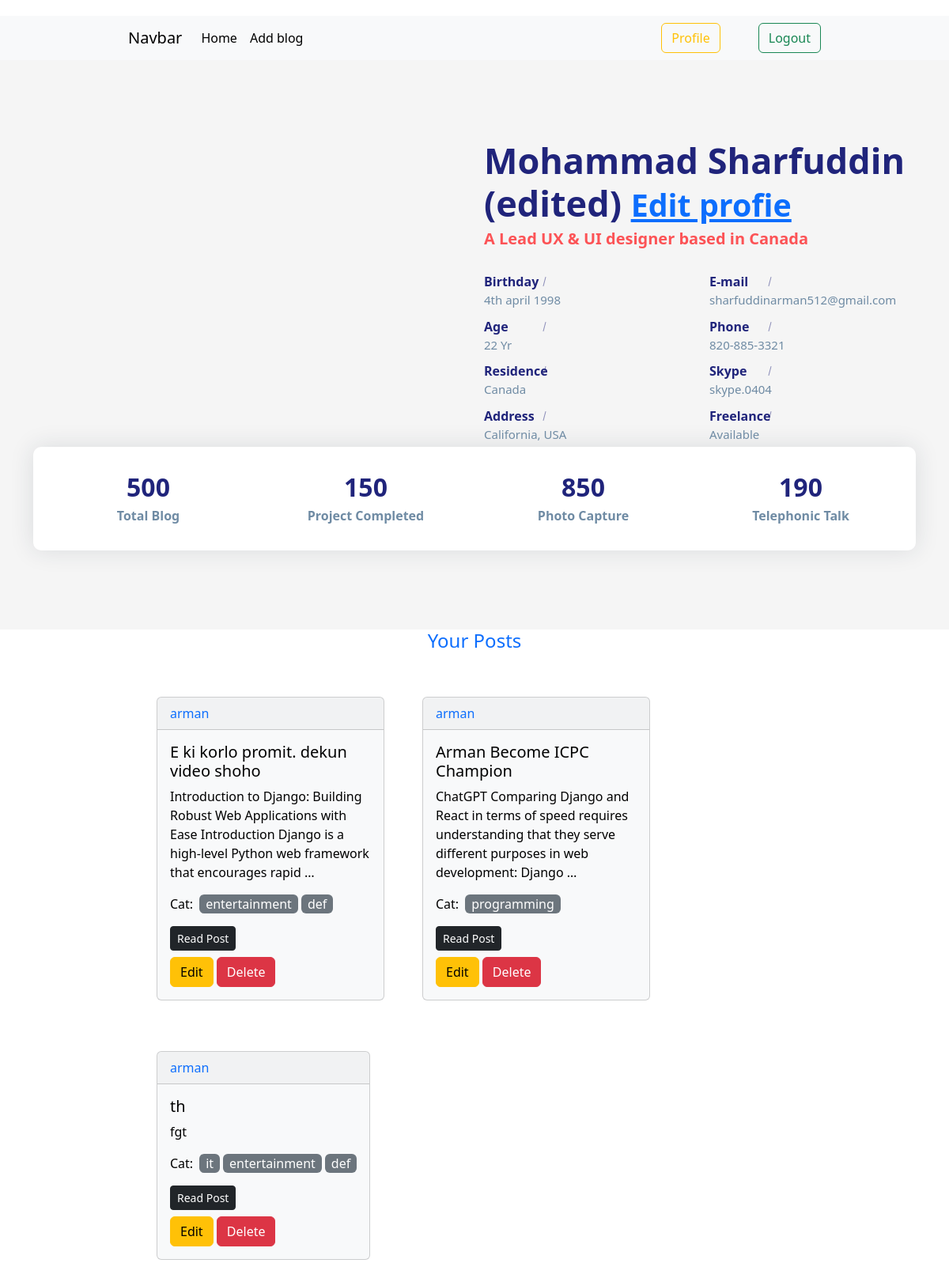
The app's page /author/profile/ (signed in) with its own data.
### post/models.py (models this page shows, shortened)
class Post(models.Model):
    title = models.CharField(max_length=50)
    content = models.TextField()
    catagory = models.ManyToManyField(Catagory)
    author = models.ForeignKey(User,on_delete=models.CASCADE)
    image = models.ImageField(upload_to='post/media/uploads/',blank=True,null=True)
    published_date = models.DateField(default=datetime.datetime.now())

### catagory/models.py (models this page shows, shortened)
class Catagory(models.Model):
    name=models.CharField(max_length=50)
    slug=models.SlugField(max_length=100,blank=True,null=True)

### author/views.py (the view)
# urls.py: path('profile/', views.userprofile, name='profile'),
def userprofile(request):
    posts = Post.objects.filter(author = request.user)
    return render(request,'profile.html',{'posts': posts})

### author/templates/profile.html (shortened to what this page needs)
{% extends "base.html" %}\ {% load static %} {% block content %} {% load crispy_forms_tags %}
<link rel="stylesheet" href="{% static 'author/profile.css' %}">
<section class="section about-section gray-bg" id="about">
  <div class="container">
      <div class="row align-items-center flex-row-reverse">
          <div class="col-lg-6">
              <div class="about-text go-to">
                  <h3 class="dark-color">{{request.user.first_name}} {{request.user.last_name}} <a href="{% url "editprofile" %}"> <small>Edit profie</small></a></h3>
                  <h6 class="theme-color lead">A Lead UX &amp; UI designer based in Canada</h6>
                  <div class="row about-list">
                      <div class="col-md-6">
                          <div class="media">
                              <label>Birthday</label>
                              <p>4th april 1998</p>
                          </div>
                          <div class="media">
                              <label>Age</label>
                              <p>22 Yr</p>
                          </div>
                          <div class="media">
                              <label>Residence</label>
                              <p>Canada</p>
                          </div>
                          <div class="media">
                              <label>Address</label>
                              <p>California, USA</p>
                          </div>
                      </div>
                      <div class="col-md-6">
                          <div class="media">
                              <label>E-mail</label>
                              <p>{{request.user.email}}</p>
                          </div>
                          <div class="media">
                              <label>Phone</label>
                              <p>820-885-3321</p>
                          </div>
                          <div class="media">
                              <label>Skype</label>
                              <p>skype.0404</p>
                          </div>
                          <div class="media">
                              <label>Freelance</label>
                              <p>Available</p>
                          </div>
                      </div>
                  </div>
              </div>
          </div>
          <div class="col-lg-6">
              <div class="about-avatar">
              </div>
          </div>
      </div>
      <div class="counter">
          <div class="row">
              <div class="col-6 col-lg-3">
                  <div class="count-data text-center">
                      <h6 class="count h2" data-to="500" data-speed="500">500</h6>
                      <p class="m-0px font-w-600">Total Blog</p>
                  </div>
              </div>
              <div class="col-6 col-lg-3">
                  <div class="count-data text-center">
                      <h6 class="count h2" data-to="150" data-speed="150">150</h6>
                      <p class="m-0px font-w-600">Project Completed</p>
                  </div>
              </div>
              <div class="col-6 col-lg-3">
                  <div class="count-data text-center">
                      <h6 class="count h2" data-to="850" data-speed="850">850</h6>
                      <p class="m-0px font-w-600">Photo Capture</p>
                  </div>
              </div>
              <div class="col-6 col-lg-3">
                  <div class="count-data text-center">
                      <h6 class="count h2" data-to="190" data-speed="190">190</h6>
                      <p class="m-0px font-w-600">Telephonic Talk</p>
                  </div>
              </div>
          </div>
      </div>
  </div>
</section>
<h4 class='text-center text-primary'>Your Posts</h4>
<div class="d-flex flex-wrap w-75 m-auto gap-5 p-5">
  {% for post in posts %}
  <div class="card text-bg-light mb-3" style="max-width: 18rem">
    <div class="card-header text-primary">{{post.author}}</div>
    <div class="card-body">
      <h5 class="card-title">{{post.title}}</h5>
      <p class="card-text">{{post.content | truncatewords:20}}</p>
      <div class="catagory d-flex gap-2">
        <p>Cat:</p>
        <div class="d-flex flex-wrap gap-1">
            {% for cat in post.catagory.all %}
            <p class="text-bg-secondary px-2 rounded">{{cat.name}}</p>
            {% endfor %}
        </div>
      </div>
      <button class="btn btn-dark btn-sm mb-2">Read Post</button>
      <br />
      {% if post.author == request.user %}
      <a class="btn btn-warning" href="{% url "edit" post.id %}" >
        Edit
      </a>
      <a class="btn btn-danger" href="{% url "delete" post.id %}">Delete</a>
      {% endif %}
    </div>
  </div>
  {% endfor %}
</div>
{% endblock content %}

### author/static/author/profile.css (style rules this page uses)
body { color: #6F8BA4; margin-top: 20px; }
.section { padding: 100px 0; position: relative; }
.gray-bg { background-color: #f5f5f5; }
.about-text h3 { font-size: 45px; font-weight: 700; margin: 0 0 6px; }
.about-text h6 { font-weight: 600; margin-bottom: 15px; }
.about-text p { font-size: 18px; max-width: 450px; }
.about-list { padding-top: 10px; }
.about-list .media { padding: 5px 0; }
.about-list label { color: #20247b; font-weight: 600; width: 88px; margin: 0; position: relative; }
.about-list label:after { content: ""; position: absolute; top: 0; bottom: 0; right: 11px; width: 1px; height: 12px; background: #20247b; -moz-transform: rotate(15deg); -o-transform: rotate(15deg); -ms-transform: rotate(15deg); -webkit-transform: rotate(15deg); transform: rotate(15deg); margin: auto; opacity: 0.5; }
.about-list p { margin: 0; font-size: 15px; }
.about-section .counter { padding: 22px 20px; background: #ffffff; border-radius: 10px; box-shadow: 0 0 30px rgba(31, 45, 61, 0.125); }
.about-section .counter .count-data { margin-top: 10px; margin-bottom: 10px; }
.about-section .counter .count { font-weight: 700; color: #20247b; margin: 0 0 5px; }
.about-section .counter p { font-weight: 600; margin: 0; }
.theme-color { color: #fc5356; }
.dark-color { color: #20247b; }

### records on screen
Post: author "arman", title "E ki korlo promit. dekun video shoho", content "Introduction to Django: Building Robust Web Applications with Ease Introduction Django is a high-level Python web framework that encourages rapid …", shows "Edit"
Catagory: name "entertainment"
Catagory: name "def"
Post: author "arman", title "Arman Become ICPC Champion", content "ChatGPT Comparing Django and React in terms of speed requires understanding that they serve different purposes in web development: Django …", shows "Edit"
Catagory: name "programming"
Post: author "arman", title "th", content "fgt", shows "Edit"
Catagory: name "it"

### other values on screen
{{ request.user.first_name }} "Mohammad"
{{ request.user.last_name }} "Sharfuddin (edited)"
{{ request.user.email }} "sharfuddinarman512@gmail.com"
